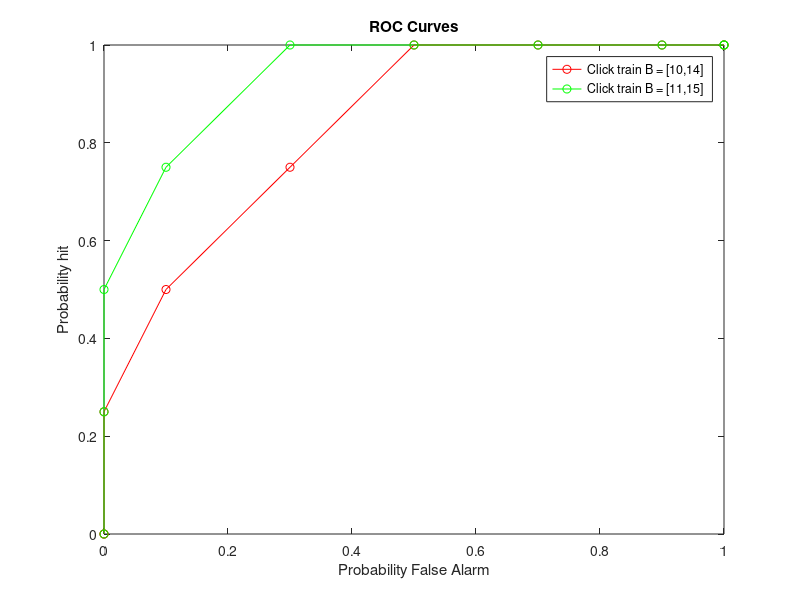

MATLAB code to generate this figure:
clear
clc

clickTrains = zeros(3,2);
clickTrains(1,:) = [7.5,12.5]; %A
clickTrains(2,:) = [10,14]; %B.1
clickTrains(3,:) = [11,15]; %B.2


beta = 6:15;

% falseAlarmsB = zeros(1,length(beta));
% hitsB = zeros(1,length(beta));
% falseAlarmsC = zeros(1,length(beta));
% hitsC = zeros(1,length(beta));
data = zeros(3, length(beta));

for i=1:3
    idx = 1;
    for j=beta
        if j < clickTrains(i,1)
            data(i,idx) = 1.0;
        elseif j > clickTrains(i,2)
            data(i,idx) = 0.0;
        else
            data(i,idx) = (clickTrains(i,2)-j)/(clickTrains(i,2)-clickTrains(i,1));
        end
        idx = idx + 1;
    end
end

figure(1)
plot(data(1,:),data(2,:),'-o','Color','red')
hold on
plot(data(1,:),data(3,:),'-o','Color','green')
hold on
legend('Click train B = [10,14]', 'Click train B = [11,15]')
xlabel('Probability False Alarm')
ylabel('Probability hit')
title('ROC Curves')
